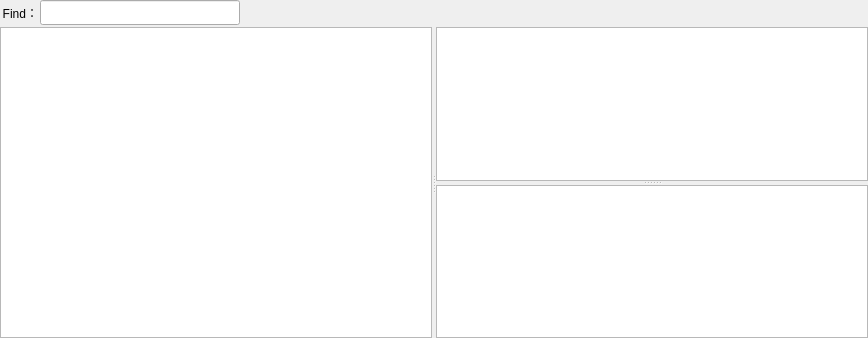
<?xml version="1.0" encoding="UTF-8"?>
<ui version="4.0">
 <class>Form</class>
 <widget class="QWidget" name="Form">
  <property name="geometry">
   <rect>
    <x>0</x>
    <y>0</y>
    <width>868</width>
    <height>338</height>
   </rect>
  </property>
  <property name="font">
   <font>
    <family>Arial</family>
    <weight>50</weight>
    <bold>false</bold>
   </font>
  </property>
  <property name="windowTitle">
   <string>Form</string>
  </property>
  <layout class="QVBoxLayout" name="verticalLayout">
   <property name="spacing">
    <number>2</number>
   </property>
   <property name="leftMargin">
    <number>0</number>
   </property>
   <property name="topMargin">
    <number>0</number>
   </property>
   <property name="rightMargin">
    <number>0</number>
   </property>
   <property name="bottomMargin">
    <number>0</number>
   </property>
   <item>
    <layout class="QHBoxLayout" name="horizontalLayout_2">
     <item>
      <widget class="QWidget" name="widget_Button" native="true">
       <layout class="QHBoxLayout" name="Layout_Button">
        <property name="spacing">
         <number>0</number>
        </property>
        <property name="leftMargin">
         <number>0</number>
        </property>
        <property name="topMargin">
         <number>0</number>
        </property>
        <property name="rightMargin">
         <number>0</number>
        </property>
        <property name="bottomMargin">
         <number>0</number>
        </property>
       </layout>
      </widget>
     </item>
     <item>
      <widget class="QLabel" name="label">
       <property name="text">
        <string>Find：</string>
       </property>
       <property name="alignment">
        <set>Qt::AlignRight|Qt::AlignTrailing|Qt::AlignVCenter</set>
       </property>
      </widget>
     </item>
     <item>
      <widget class="QLineEdit" name="lineEdit">
       <property name="minimumSize">
        <size>
         <width>0</width>
         <height>25</height>
        </size>
       </property>
       <property name="maximumSize">
        <size>
         <width>200</width>
         <height>25</height>
        </size>
       </property>
       <property name="sizeIncrement">
        <size>
         <width>0</width>
         <height>25</height>
        </size>
       </property>
      </widget>
     </item>
     <item>
      <spacer name="horizontalSpacer_2">
       <property name="orientation">
        <enum>Qt::Horizontal</enum>
       </property>
       <property name="sizeHint" stdset="0">
        <size>
         <width>40</width>
         <height>20</height>
        </size>
       </property>
      </spacer>
     </item>
    </layout>
   </item>
   <item>
    <widget class="QSplitter" name="splitter_2">
     <property name="orientation">
      <enum>Qt::Horizontal</enum>
     </property>
     <widget class="QTableView" name="tableView">
      <property name="selectionMode">
       <enum>QAbstractItemView::SingleSelection</enum>
      </property>
      <property name="selectionBehavior">
       <enum>QAbstractItemView::SelectRows</enum>
      </property>
      <attribute name="verticalHeaderDefaultSectionSize">
       <number>25</number>
      </attribute>
     </widget>
     <widget class="QSplitter" name="splitter">
      <property name="orientation">
       <enum>Qt::Vertical</enum>
      </property>
      <widget class="QTableView" name="tableView_order">
       <property name="selectionMode">
        <enum>QAbstractItemView::SingleSelection</enum>
       </property>
       <property name="selectionBehavior">
        <enum>QAbstractItemView::SelectRows</enum>
       </property>
       <attribute name="verticalHeaderDefaultSectionSize">
        <number>25</number>
       </attribute>
      </widget>
      <widget class="QTableView" name="tableView_rec">
       <property name="selectionMode">
        <enum>QAbstractItemView::SingleSelection</enum>
       </property>
       <property name="selectionBehavior">
        <enum>QAbstractItemView::SelectRows</enum>
       </property>
       <attribute name="verticalHeaderDefaultSectionSize">
        <number>25</number>
       </attribute>
      </widget>
     </widget>
    </widget>
   </item>
  </layout>
 </widget>
 <resources/>
 <connections/>
</ui>
